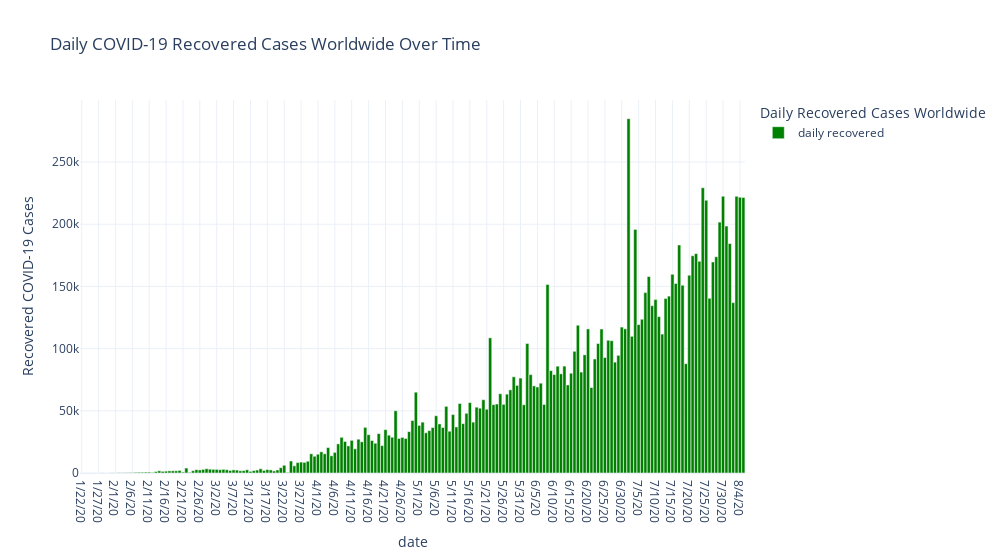

The notebook cell this image was saved under:
### Markdown cell above
# Daily COVID-19 Recovered Cases Worldwide

### Code cell
world_rate_df['daily recovered'] = world_rate_df.recovered.diff()
world_rate_df.iloc[0,8]=0

world_rate_long_df = world_rate_df.melt(id_vars="date",
                                        value_vars='daily recovered',
                                        var_name="Daily Recovered Cases Worldwide",
                                        value_name="Recovered COVID-19 Cases")
fig = px.bar(world_rate_long_df, x="date", y="Recovered COVID-19 Cases", 
              title='Daily COVID-19 Recovered Cases Worldwide Over Time',
              color='Daily Recovered Cases Worldwide',
              template='plotly_white'
            )

fig.update_layout(
        width = 1000,
        xaxis_showgrid=True, yaxis_showgrid=True,
        bargap=0.05
        )

fig.update_traces(marker_color='green')

fig.show();

### Figure 1 — Plotly figure (JSON) as saved in the notebook; plotly's stock layout.template omitted (floating-point values rounded to 4 significant figures; data arrays with more than 128 entries replaced by an {"elided": "..."} marker saying what was removed)
{"data": [{"alignmentgroup": "True", "hovertemplate": "Daily Recovered Cases Worldwide=daily recovered<br>date=%{x}<br>Recovered COVID-19 Cases=%{y}<extra></extra>", "legendgroup": "daily recovered", "marker": {"color": "green"}, "name": "daily recovered", "offsetgroup": "daily recovered", "orientation": "v", "showlegend": true, "textposition": "auto", "type": "bar", "x": {"elided": "197 str values"}, "xaxis": "x", "y": {"elided": "197 int values"}, "yaxis": "y"}], "layout": {"bargap": 0.05, "barmode": "relative", "legend": {"title": {"text": "Daily Recovered Cases Worldwide"}, "tracegroupgap": 0}, "title": {"text": "Daily COVID-19 Recovered Cases Worldwide Over Time"}, "width": 1000, "xaxis": {"anchor": "y", "domain": [0, 1], "showgrid": true, "title": {"text": "date"}}, "yaxis": {"anchor": "x", "domain": [0, 1], "showgrid": true, "title": {"text": "Recovered COVID-19 Cases"}}}}
